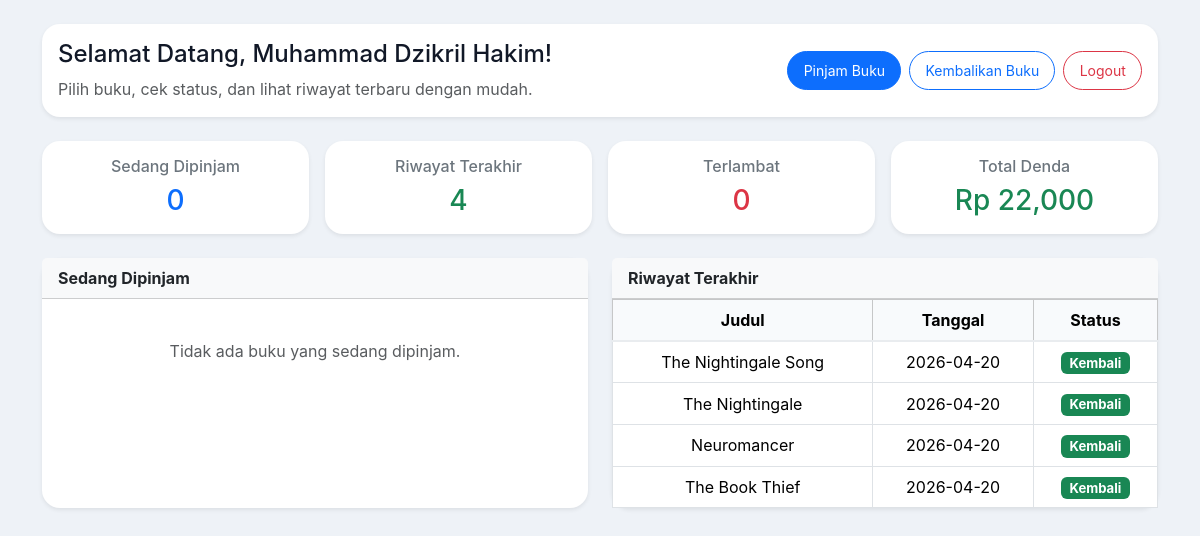
Screenshot of /siswa/dashboard.php (signed in) with the database file from the repository.
### tables this page shows
CREATE TABLE `anggota` (
  `id` int(11) NOT NULL,
  `nama` varchar(100) NOT NULL,
  `tingkat` int(11) DEFAULT 10,
  `jurusan` varchar(50) DEFAULT 'RPL',
  `created_at` timestamp NOT NULL DEFAULT current_timestamp()
);

CREATE TABLE `transaksi` (
  `id` int(11) NOT NULL,
  `id_anggota` int(11) NOT NULL,
  `id_buku` int(11) NOT NULL,
  `tanggal_pinjam` date NOT NULL,
  `batas_kembali` date NOT NULL,
  `tanggal_kembali` date DEFAULT NULL,
  `status` varchar(20) NOT NULL DEFAULT 'pinjam',
  `kondisi_buku` varchar(50) DEFAULT NULL,
  `halaman_rusak` int(11) DEFAULT 0,
  `catatan_kondisi` text DEFAULT NULL,
  `denda` int(11) DEFAULT 0,
  `denda_kondisi` int(11) DEFAULT 0,
  `status_approval` varchar(20) DEFAULT NULL,
  `created_at` timestamp NOT NULL DEFAULT current_timestamp()
);

CREATE TABLE `buku` (
  `id` int(11) NOT NULL,
  `judul` varchar(255) NOT NULL,
  `pengarang` varchar(100) NOT NULL,
  `tahun_terbit` int(11) DEFAULT NULL,
  `jenis` varchar(100) DEFAULT NULL,
  `stok` int(11) NOT NULL DEFAULT 0,
  `harga` int(11) NOT NULL DEFAULT 0,
  `created_at` timestamp NOT NULL DEFAULT current_timestamp(),
  `updated_at` timestamp NOT NULL DEFAULT current_timestamp() ON UPDATE current_timestamp()
);

### siswa/dashboard.php (the view, shortened to what this page needs)
<?php
include '../koneksi.php';
?>
<!DOCTYPE html>
<html lang="id">
<head>
    <link href="https://cdn.jsdelivr.net/npm/bootstrap@5.3.2/dist/css/bootstrap.min.css" rel="stylesheet">
</head>
<body>
<?php
$id_anggota = $_SESSION['id_anggota'];
$siswa = mysqli_fetch_assoc(mysqli_query($koneksi,
    "SELECT nama FROM anggota WHERE id='$id_anggota'"));
$nama_siswa = $siswa['nama'];
$dipinjam = mysqli_query($koneksi,"
    SELECT b.judul, t.tanggal_pinjam
    FROM transaksi t
    JOIN buku b ON t.id_buku=b.id
    WHERE t.id_anggota='$id_anggota' AND t.status='pinjam'
    ORDER BY t.id DESC
");
$riwayat = mysqli_query($koneksi,"
    SELECT b.judul, t.tanggal_pinjam, t.status
    FROM transaksi t
    JOIN buku b ON t.id_buku=b.id
    WHERE t.id_anggota='$id_anggota'
    ORDER BY t.id DESC
    LIMIT 5
");
$hari_ini = date('Y-m-d');
$terlambat = mysqli_num_rows(mysqli_query($koneksi,"
    SELECT * FROM transaksi
    WHERE id_anggota='$id_anggota' AND status='pinjam' AND batas_kembali < '$hari_ini'
"));
$denda = mysqli_fetch_assoc(mysqli_query($koneksi,"
    SELECT SUM(denda) as total FROM transaksi
    WHERE id_anggota='$id_anggota'
"))['total'] ?? 0;
?>
<div class="container mt-4">
    <div class="card shadow-sm mb-4">
        <div class="card-body">
            <div class="d-flex flex-column flex-md-row justify-content-between align-items-start align-items-md-center gap-3">
                <div>
                    <h4 class="mb-2">Selamat Datang, <?= $nama_siswa ?>!</h4>
                    <p class="text-muted mb-0">Pilih buku, cek status, dan lihat riwayat terbaru dengan mudah.</p>
                </div>
                <div class="d-flex flex-wrap gap-2">
                    <a href="pinjam.php" class="btn btn-primary btn-sm">Pinjam Buku</a>
                    <a href="kembali.php" class="btn btn-outline-primary btn-sm">Kembalikan Buku</a>
                    <a href="../auth/logout.php" class="btn btn-outline-danger btn-sm" onclick="return confirm('Apakah Anda yakin ingin logout?')">Logout</a>
                </div>
            </div>
        </div>
    </div>
    <div class="row g-3 mb-4">
        <div class="col-md-3">
            <div class="card shadow-sm text-center">
                <div class="card-body">
                    <h6 class="text-secondary">Sedang Dipinjam</h6>
                    <h3 class="text-primary mb-0"><?= mysqli_num_rows($dipinjam) ?></h3>
                </div>
            </div>
        </div>
        <div class="col-md-3">
            <div class="card shadow-sm text-center">
                <div class="card-body">
                    <h6 class="text-secondary">Riwayat Terakhir</h6>
                    <h3 class="text-success mb-0"><?= mysqli_num_rows($riwayat) ?></h3>
                </div>
            </div>
        </div>
        <div class="col-md-3">
            <div class="card shadow-sm text-center">
                <div class="card-body">
                    <h6 class="text-secondary">Terlambat</h6>
                    <h3 class="text-danger mb-0"><?= $terlambat ?></h3>
                </div>
            </div>
        </div>
        <div class="col-md-3">
            <div class="card shadow-sm text-center">
                <div class="card-body">
                    <h6 class="text-secondary">Total Denda</h6>
                    <h3 class="text-success mb-0">Rp <?= number_format($denda) ?></h3>
                </div>
            </div>
        </div>
    </div>
    <div class="row gx-4">
        <div class="col-lg-6 mb-4">
            <div class="card shadow-sm h-100">
                <div class="card-header bg-light"><strong>Sedang Dipinjam</strong></div>
                <div class="card-body">
                    <?php if(mysqli_num_rows($dipinjam)>0){ ?>
                        <ul class="list-unstyled mb-0">
                        <?php while($d=mysqli_fetch_assoc($dipinjam)){ ?>
                            <li class="mb-3 pb-2 border-bottom border-200">
                                <strong><?= $d['judul'] ?></strong><br>
                                <small class="text-muted">Dipinjam sejak <?= $d['tanggal_pinjam'] ?></small>
                            </li>
                        <?php } ?>
                        </ul>
                    <?php } else { ?>
                        <div class="text-center text-muted py-4">Tidak ada buku yang sedang dipinjam.</div>
                    <?php } ?>
                </div>
            </div>
        </div>
        <div class="col-lg-6 mb-4">
            <div class="card shadow-sm h-100">
                <div class="card-header bg-light"><strong>Riwayat Terakhir</strong></div>
                <div class="card-body p-0">
                    <div class="table-responsive">
                        <table class="table table-bordered table-hover m-0 text-center">
                            <tr class="table-light">
                                <th>Judul</th>
                                <th>Tanggal</th>
                                <th>Status</th>
                            </tr>
                            <?php while($r=mysqli_fetch_assoc($riwayat)){ ?>
                            <tr>
                                <td><?= $r['judul'] ?></td>
                                <td><?= $r['tanggal_pinjam'] ?></td>
                                <td>
                                    <?php if($r['status'] == 'pinjam'){ ?>
                                        <span class="badge bg-warning">Dipinjam</span>
                                    <?php } else { ?>
                                        <span class="badge bg-success">Kembali</span>
                                    <?php } ?>
                                </td>
                            </tr>
                            <?php } ?>
                        </table>
                    </div>
                </div>
            </div>
        </div>
    </div>
</div>
</body>
</html>

### siswa/dashboard.php (style rules this page uses)
body { background: #eef2f7; color: #1f2937; font-family: Inter, system-ui, -apple-system, BlinkMacSystemFont, "Segoe UI", sans-serif; }
.card { border-radius: 18px; box-shadow: 0 20px 45px rgba(15, 23, 42, 0.08); border: none; }
.btn { border-radius: 999px; }
.btn-sm { padding: 0.5rem 0.95rem; }
.table th { background: #f8fafc; border-bottom: 2px solid #e9ecef; }
.table td, .table th { vertical-align: middle; }
h3, h4, h5, h6 { color: #111827; }
.badge { font-size: 0.82rem; }

### rows the page displays
anggota: nama "Muhammad Dzikril Hakim"
transaksi: id_buku.judul "The Nightingale Song", tanggal_pinjam "2026-04-20", status "Kembali"
transaksi: id_buku.judul "The Nightingale", tanggal_pinjam "2026-04-20", status "Kembali"
transaksi: id_buku.judul "Neuromancer", tanggal_pinjam "2026-04-20", status "Kembali"
transaksi: id_buku.judul "The Book Thief", tanggal_pinjam "2026-04-20", status "Kembali"

### other values shown
mysqli_num_rows($dipinjam) "0"
mysqli_num_rows($riwayat) "4"
$terlambat "0"
$denda "22,000"
